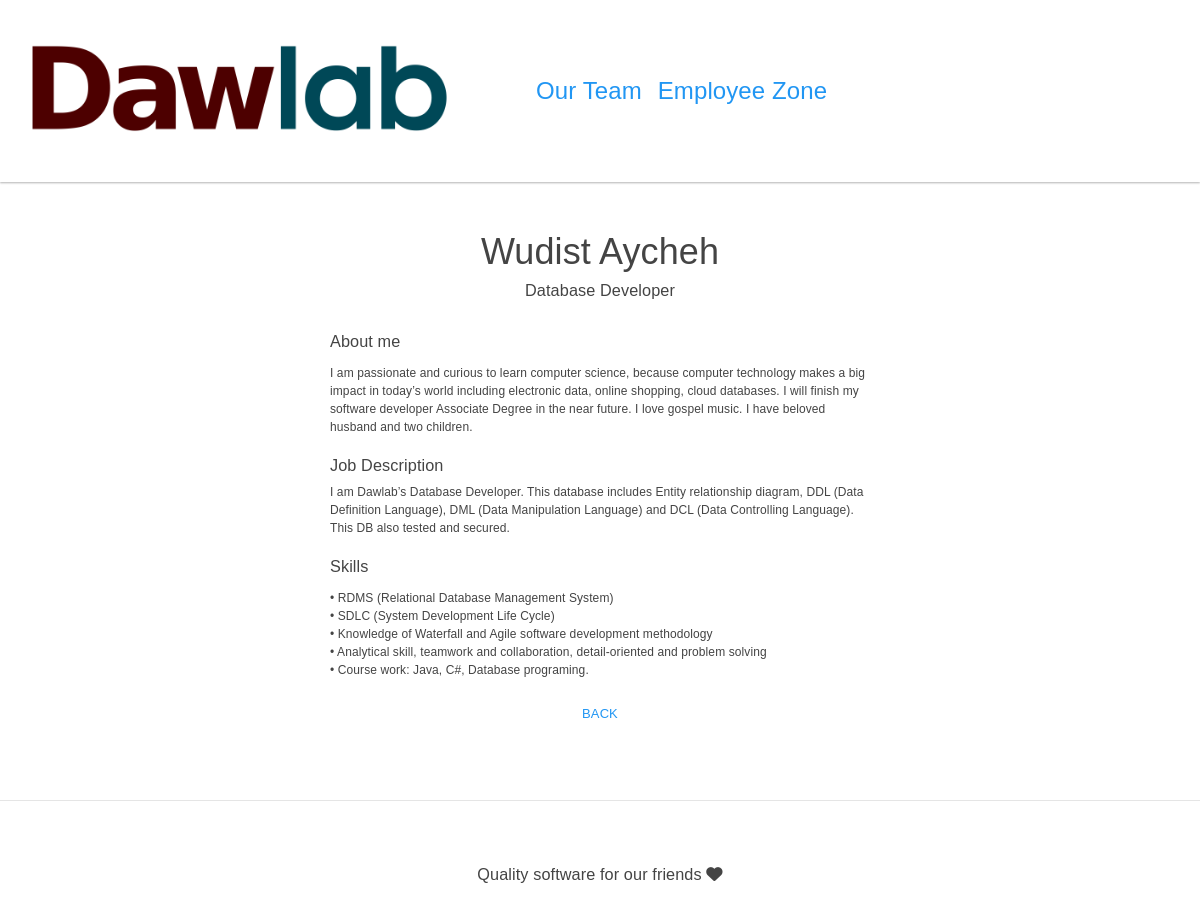
The page /content/13/ on the database its author committed.
### content/models.py (models this page shows, shortened)
class Employee(models.Model):
    last_name = models.TextField(max_length=20, null=False, blank=False)
    first_name = models.TextField(max_length=20, null=False, blank=False)
    job_title = models.TextField(max_length=20, null=False, blank=False)
    job_description = models.TextField(max_length=1000, null=False, blank=False)
    bio = models.TextField(max_length=1000, null=False, blank=False)
    skills = models.TextField(max_length=1000, null=False, blank=False)
    class Meta:
        unique_together = ('last_name', 'first_name')
        ordering = ('last_name',)

### content/views.py (the view)
# urls.py: url(r'^(?P<pk>\d+)/$', views.team_profile_pages, name='team_profiles'),
def team_profile_pages(request, **kwargs):
    employee = Employee.objects.get(pk=kwargs['pk'])
    return render(request, 'team_profile.html', {'employee': employee})

### content/templates/team_profile.html
{% extends 'contentbase.html' %}
{% load static %}
{% block content %}
    <div class="row">
        <div class="mx-auto mt-5">
            <h1>{{employee.first_name}} {{employee.last_name}}</h1>
        </div>
    </div>
    <div class="row">
        <div class="mx-auto">
            <h5>{{employee.job_title}}</h5>
        </div>
    </div>
    <div class="row">
        <div class="offset-md-3 col-md-6 small mt-4">
            <h5>About me</h5>
            <p>{{employee.bio|linebreaks}}</p>
        </div>
    </div>
    <div class="row">
        <div class="offset-md-3 col-md-6 mt-2 small">
            <h5>Job Description</h5>
            <p>{{employee.job_description}}</p>
        </div>
    </div>
    <div class="row">
        <div class="offset-md-3 col-md-6 mt-2 small">
            <h5>Skills</h5>
            <p>{{employee.skills|linebreaks}}</p>
        </div>
    </div>
    <div class="row">
        <div class="mx-auto">
            <a href="{% url 'team' %}" class="btn btn-link mx-auto">Back</a>
        </div>
    </div>
{% endblock %}

### content/static/base.css (style rules this page uses)
body { font-family: "Arial", Times, serif; font-size:1.5em; }
h1 { font-size:1.5em; }
.small { font-size:.5em; }

### rows shown on the page
Employee: first_name "Wudist", last_name "Aycheh", job_title "Database Developer", bio "I am passionate and curious to learn computer science, because computer technology makes a big impact in today’s world including electronic data, online shopping, cloud databases. I will finish my software developer Associate Degree in the near future. I love gospel music. I have beloved husband and two children.", job_description "I am Dawlab’s Database Developer. This database includes Entity relationship diagram, DDL (Data Definition Language), DML (Data Manipulation Language) and DCL (Data Controlling Language). This DB also tested and secured.", skills "• RDMS (Relational Database Management System) • SDLC (System Development Life Cycle) • Knowledge of Waterfall and Agile software development methodology • Analytical skill, teamwork and collaboration, detail-oriented and problem solving • Course work: Java, C#, Database programing."
